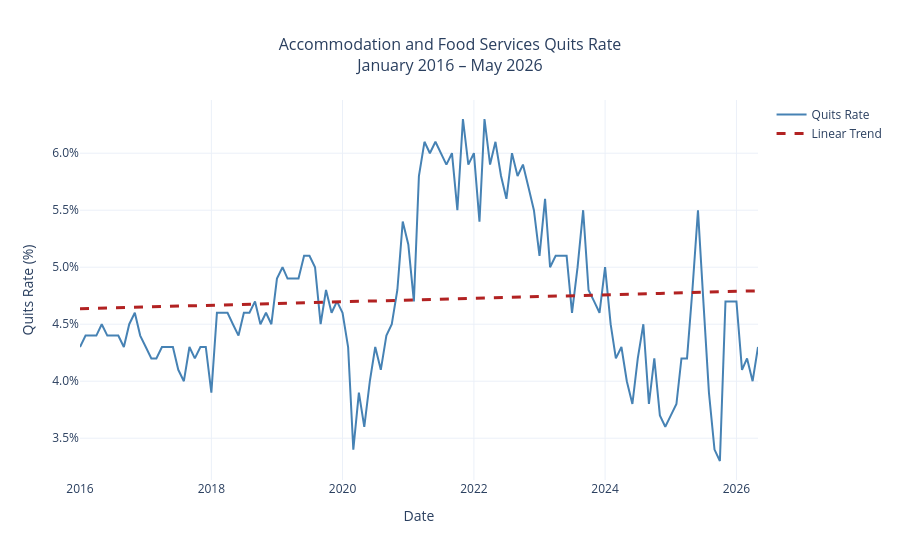

Notebook code for this chart:
### Code cell
# =============================================================================
# Section 2: Full Series
# =============================================================================

# Create numeric index for regression
x_numeric = np.arange(len(df))

# Fit linear regression
slope, intercept = np.polyfit(x_numeric, df['quit_rate'], 1)

# Generate trend values
trend_line = slope * x_numeric + intercept

fig = go.Figure()

# Original series
fig.add_trace(go.Scatter(
    x=df.index,
    y=df['quit_rate'],
    mode='lines',
    name='Quits Rate',
    line=dict(color='steelblue', width=2)
))

# Linear trend line
fig.add_trace(go.Scatter(
    x=df.index,
    y=trend_line,
    mode='lines',
    name='Linear Trend',
    line=dict(color='firebrick', width=3, dash='dash')
))

fig.update_layout(
    title=dict(
        text='Accommodation and Food Services Quits Rate<br>January 2016 – May 2026',
        x=0.5,
        font=dict(size=16)
    ),
    xaxis_title='Date',
    yaxis_title='Quits Rate (%)',
    yaxis=dict(
        ticksuffix='%',
        tickformat='.1f'
    ),
    hovermode='x unified',
    template='plotly_white'
)

fig.show()
